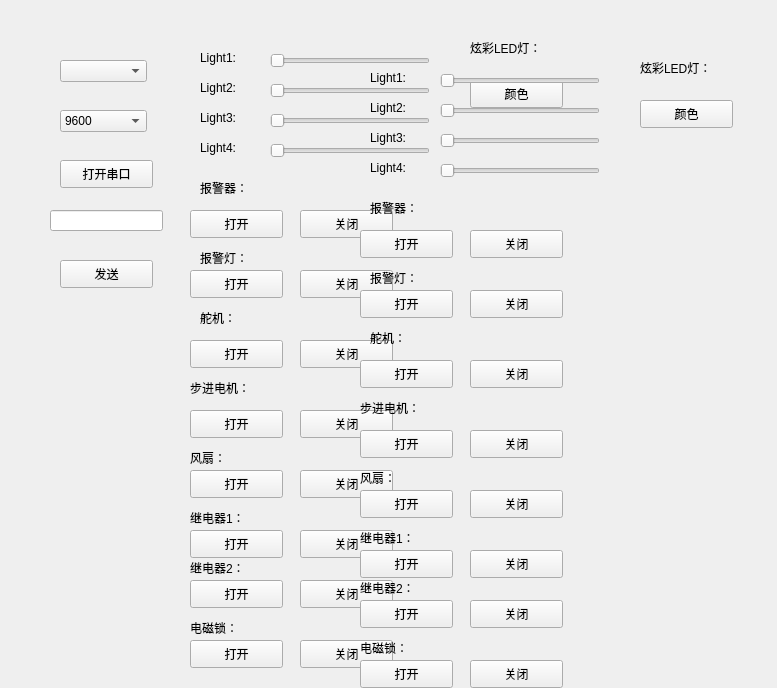
<?xml version="1.0" encoding="UTF-8"?>
<ui version="4.0">
 <class>MainPage</class>
 <widget class="QWidget" name="MainPage">
  <property name="geometry">
   <rect>
    <x>0</x>
    <y>0</y>
    <width>777</width>
    <height>688</height>
   </rect>
  </property>
  <property name="windowTitle">
   <string>MainPage</string>
  </property>
  <widget class="QLineEdit" name="leText">
   <property name="geometry">
    <rect>
     <x>50</x>
     <y>210</y>
     <width>113</width>
     <height>21</height>
    </rect>
   </property>
  </widget>
  <widget class="QPushButton" name="btnSend">
   <property name="geometry">
    <rect>
     <x>60</x>
     <y>260</y>
     <width>93</width>
     <height>28</height>
    </rect>
   </property>
   <property name="text">
    <string>发送</string>
   </property>
  </widget>
  <widget class="QPushButton" name="btnOpenSerial">
   <property name="geometry">
    <rect>
     <x>60</x>
     <y>160</y>
     <width>93</width>
     <height>28</height>
    </rect>
   </property>
   <property name="text">
    <string>打开串口</string>
   </property>
  </widget>
  <widget class="QComboBox" name="cbPortName">
   <property name="geometry">
    <rect>
     <x>60</x>
     <y>60</y>
     <width>87</width>
     <height>22</height>
    </rect>
   </property>
  </widget>
  <widget class="QComboBox" name="cbBaudRate">
   <property name="geometry">
    <rect>
     <x>60</x>
     <y>110</y>
     <width>87</width>
     <height>22</height>
    </rect>
   </property>
   <item>
    <property name="text">
     <string>9600</string>
    </property>
   </item>
   <item>
    <property name="text">
     <string>19200</string>
    </property>
   </item>
   <item>
    <property name="text">
     <string>38400</string>
    </property>
   </item>
   <item>
    <property name="text">
     <string>57600</string>
    </property>
   </item>
   <item>
    <property name="text">
     <string>115200</string>
    </property>
   </item>
  </widget>
  <widget class="QSlider" name="hsLight3">
   <property name="geometry">
    <rect>
     <x>270</x>
     <y>110</y>
     <width>160</width>
     <height>22</height>
    </rect>
   </property>
   <property name="maximum">
    <number>255</number>
   </property>
   <property name="orientation">
    <enum>Qt::Horizontal</enum>
   </property>
  </widget>
  <widget class="QLabel" name="label">
   <property name="geometry">
    <rect>
     <x>200</x>
     <y>110</y>
     <width>72</width>
     <height>15</height>
    </rect>
   </property>
   <property name="text">
    <string>Light3:</string>
   </property>
  </widget>
  <widget class="QLabel" name="label_2">
   <property name="geometry">
    <rect>
     <x>200</x>
     <y>80</y>
     <width>72</width>
     <height>15</height>
    </rect>
   </property>
   <property name="text">
    <string>Light2:</string>
   </property>
  </widget>
  <widget class="QLabel" name="label_3">
   <property name="geometry">
    <rect>
     <x>200</x>
     <y>140</y>
     <width>72</width>
     <height>15</height>
    </rect>
   </property>
   <property name="text">
    <string>Light4:</string>
   </property>
  </widget>
  <widget class="QLabel" name="label_4">
   <property name="geometry">
    <rect>
     <x>200</x>
     <y>50</y>
     <width>72</width>
     <height>15</height>
    </rect>
   </property>
   <property name="text">
    <string>Light1:</string>
   </property>
  </widget>
  <widget class="QSlider" name="hsLight4">
   <property name="geometry">
    <rect>
     <x>270</x>
     <y>140</y>
     <width>160</width>
     <height>22</height>
    </rect>
   </property>
   <property name="maximum">
    <number>255</number>
   </property>
   <property name="orientation">
    <enum>Qt::Horizontal</enum>
   </property>
  </widget>
  <widget class="QSlider" name="hsLight2">
   <property name="geometry">
    <rect>
     <x>270</x>
     <y>80</y>
     <width>160</width>
     <height>22</height>
    </rect>
   </property>
   <property name="maximum">
    <number>255</number>
   </property>
   <property name="orientation">
    <enum>Qt::Horizontal</enum>
   </property>
  </widget>
  <widget class="QSlider" name="hsLight1">
   <property name="geometry">
    <rect>
     <x>270</x>
     <y>50</y>
     <width>160</width>
     <height>22</height>
    </rect>
   </property>
   <property name="maximum">
    <number>255</number>
   </property>
   <property name="orientation">
    <enum>Qt::Horizontal</enum>
   </property>
  </widget>
  <widget class="QPushButton" name="btnAlarmOpen">
   <property name="geometry">
    <rect>
     <x>190</x>
     <y>210</y>
     <width>93</width>
     <height>28</height>
    </rect>
   </property>
   <property name="text">
    <string>打开</string>
   </property>
  </widget>
  <widget class="QPushButton" name="btnAlarmClose">
   <property name="geometry">
    <rect>
     <x>300</x>
     <y>210</y>
     <width>93</width>
     <height>28</height>
    </rect>
   </property>
   <property name="text">
    <string>关闭</string>
   </property>
  </widget>
  <widget class="QLabel" name="label_5">
   <property name="geometry">
    <rect>
     <x>200</x>
     <y>180</y>
     <width>72</width>
     <height>15</height>
    </rect>
   </property>
   <property name="text">
    <string>报警器：</string>
   </property>
  </widget>
  <widget class="QLabel" name="label_6">
   <property name="geometry">
    <rect>
     <x>200</x>
     <y>250</y>
     <width>72</width>
     <height>15</height>
    </rect>
   </property>
   <property name="text">
    <string>报警灯：</string>
   </property>
  </widget>
  <widget class="QPushButton" name="btnAlarmLedOpen">
   <property name="geometry">
    <rect>
     <x>190</x>
     <y>270</y>
     <width>93</width>
     <height>28</height>
    </rect>
   </property>
   <property name="text">
    <string>打开</string>
   </property>
  </widget>
  <widget class="QPushButton" name="btnAlarmLedClose">
   <property name="geometry">
    <rect>
     <x>300</x>
     <y>270</y>
     <width>93</width>
     <height>28</height>
    </rect>
   </property>
   <property name="text">
    <string>关闭</string>
   </property>
  </widget>
  <widget class="QLabel" name="label_7">
   <property name="geometry">
    <rect>
     <x>200</x>
     <y>310</y>
     <width>72</width>
     <height>15</height>
    </rect>
   </property>
   <property name="text">
    <string>舵机：</string>
   </property>
  </widget>
  <widget class="QPushButton" name="btnSteerengineOpen">
   <property name="geometry">
    <rect>
     <x>190</x>
     <y>340</y>
     <width>93</width>
     <height>28</height>
    </rect>
   </property>
   <property name="text">
    <string>打开</string>
   </property>
  </widget>
  <widget class="QPushButton" name="btnSteerengineClose">
   <property name="geometry">
    <rect>
     <x>300</x>
     <y>340</y>
     <width>93</width>
     <height>28</height>
    </rect>
   </property>
   <property name="text">
    <string>关闭</string>
   </property>
  </widget>
  <widget class="QLabel" name="label_8">
   <property name="geometry">
    <rect>
     <x>190</x>
     <y>380</y>
     <width>72</width>
     <height>15</height>
    </rect>
   </property>
   <property name="text">
    <string>步进电机：</string>
   </property>
  </widget>
  <widget class="QPushButton" name="btnStepmotorOpen">
   <property name="geometry">
    <rect>
     <x>190</x>
     <y>410</y>
     <width>93</width>
     <height>28</height>
    </rect>
   </property>
   <property name="text">
    <string>打开</string>
   </property>
  </widget>
  <widget class="QPushButton" name="btnStepmotorClose">
   <property name="geometry">
    <rect>
     <x>300</x>
     <y>410</y>
     <width>93</width>
     <height>28</height>
    </rect>
   </property>
   <property name="text">
    <string>关闭</string>
   </property>
  </widget>
  <widget class="QLabel" name="label_9">
   <property name="geometry">
    <rect>
     <x>190</x>
     <y>450</y>
     <width>72</width>
     <height>15</height>
    </rect>
   </property>
   <property name="text">
    <string>风扇：</string>
   </property>
  </widget>
  <widget class="QPushButton" name="btnFanOpen">
   <property name="geometry">
    <rect>
     <x>190</x>
     <y>470</y>
     <width>93</width>
     <height>28</height>
    </rect>
   </property>
   <property name="text">
    <string>打开</string>
   </property>
  </widget>
  <widget class="QPushButton" name="btnFanClose">
   <property name="geometry">
    <rect>
     <x>300</x>
     <y>470</y>
     <width>93</width>
     <height>28</height>
    </rect>
   </property>
   <property name="text">
    <string>关闭</string>
   </property>
  </widget>
  <widget class="QLabel" name="label_10">
   <property name="geometry">
    <rect>
     <x>190</x>
     <y>510</y>
     <width>72</width>
     <height>15</height>
    </rect>
   </property>
   <property name="text">
    <string>继电器1：</string>
   </property>
  </widget>
  <widget class="QLabel" name="label_11">
   <property name="geometry">
    <rect>
     <x>190</x>
     <y>560</y>
     <width>72</width>
     <height>15</height>
    </rect>
   </property>
   <property name="text">
    <string>继电器2：</string>
   </property>
  </widget>
  <widget class="QLabel" name="label_12">
   <property name="geometry">
    <rect>
     <x>190</x>
     <y>620</y>
     <width>72</width>
     <height>15</height>
    </rect>
   </property>
   <property name="text">
    <string>电磁锁：</string>
   </property>
  </widget>
  <widget class="QPushButton" name="btnRelay1Open">
   <property name="geometry">
    <rect>
     <x>190</x>
     <y>530</y>
     <width>93</width>
     <height>28</height>
    </rect>
   </property>
   <property name="text">
    <string>打开</string>
   </property>
  </widget>
  <widget class="QPushButton" name="btnRelay1Close">
   <property name="geometry">
    <rect>
     <x>300</x>
     <y>530</y>
     <width>93</width>
     <height>28</height>
    </rect>
   </property>
   <property name="text">
    <string>关闭</string>
   </property>
  </widget>
  <widget class="QPushButton" name="btnRelay2Open">
   <property name="geometry">
    <rect>
     <x>190</x>
     <y>580</y>
     <width>93</width>
     <height>28</height>
    </rect>
   </property>
   <property name="text">
    <string>打开</string>
   </property>
  </widget>
  <widget class="QPushButton" name="btnRelay2Close">
   <property name="geometry">
    <rect>
     <x>300</x>
     <y>580</y>
     <width>93</width>
     <height>28</height>
    </rect>
   </property>
   <property name="text">
    <string>关闭</string>
   </property>
  </widget>
  <widget class="QPushButton" name="btnLockOpen">
   <property name="geometry">
    <rect>
     <x>190</x>
     <y>640</y>
     <width>93</width>
     <height>28</height>
    </rect>
   </property>
   <property name="text">
    <string>打开</string>
   </property>
  </widget>
  <widget class="QPushButton" name="btnLockClose">
   <property name="geometry">
    <rect>
     <x>300</x>
     <y>640</y>
     <width>93</width>
     <height>28</height>
    </rect>
   </property>
   <property name="text">
    <string>关闭</string>
   </property>
  </widget>
  <widget class="QPushButton" name="btnColor">
   <property name="geometry">
    <rect>
     <x>470</x>
     <y>80</y>
     <width>93</width>
     <height>28</height>
    </rect>
   </property>
   <property name="text">
    <string>颜色</string>
   </property>
  </widget>
  <widget class="QLabel" name="label_13">
   <property name="geometry">
    <rect>
     <x>470</x>
     <y>40</y>
     <width>91</width>
     <height>16</height>
    </rect>
   </property>
   <property name="text">
    <string>炫彩LED灯：</string>
   </property>
  </widget>
  <widget class="QLabel" name="label_14">
   <property name="geometry">
    <rect>
     <x>370</x>
     <y>100</y>
     <width>72</width>
     <height>15</height>
    </rect>
   </property>
   <property name="text">
    <string>Light2:</string>
   </property>
  </widget>
  <widget class="QSlider" name="hsLight4_2">
   <property name="geometry">
    <rect>
     <x>440</x>
     <y>160</y>
     <width>160</width>
     <height>22</height>
    </rect>
   </property>
   <property name="maximum">
    <number>255</number>
   </property>
   <property name="orientation">
    <enum>Qt::Horizontal</enum>
   </property>
  </widget>
  <widget class="QLabel" name="label_15">
   <property name="geometry">
    <rect>
     <x>360</x>
     <y>470</y>
     <width>72</width>
     <height>15</height>
    </rect>
   </property>
   <property name="text">
    <string>风扇：</string>
   </property>
  </widget>
  <widget class="QSlider" name="hsLight1_2">
   <property name="geometry">
    <rect>
     <x>440</x>
     <y>70</y>
     <width>160</width>
     <height>22</height>
    </rect>
   </property>
   <property name="maximum">
    <number>255</number>
   </property>
   <property name="orientation">
    <enum>Qt::Horizontal</enum>
   </property>
  </widget>
  <widget class="QLabel" name="label_16">
   <property name="geometry">
    <rect>
     <x>370</x>
     <y>160</y>
     <width>72</width>
     <height>15</height>
    </rect>
   </property>
   <property name="text">
    <string>Light4:</string>
   </property>
  </widget>
  <widget class="QPushButton" name="btnAlarmClose_2">
   <property name="geometry">
    <rect>
     <x>470</x>
     <y>230</y>
     <width>93</width>
     <height>28</height>
    </rect>
   </property>
   <property name="text">
    <string>关闭</string>
   </property>
  </widget>
  <widget class="QPushButton" name="btnSteerengineOpen_2">
   <property name="geometry">
    <rect>
     <x>360</x>
     <y>360</y>
     <width>93</width>
     <height>28</height>
    </rect>
   </property>
   <property name="text">
    <string>打开</string>
   </property>
  </widget>
  <widget class="QPushButton" name="btnAlarmOpen_2">
   <property name="geometry">
    <rect>
     <x>360</x>
     <y>230</y>
     <width>93</width>
     <height>28</height>
    </rect>
   </property>
   <property name="text">
    <string>打开</string>
   </property>
  </widget>
  <widget class="QPushButton" name="btnStepmotorOpen_2">
   <property name="geometry">
    <rect>
     <x>360</x>
     <y>430</y>
     <width>93</width>
     <height>28</height>
    </rect>
   </property>
   <property name="text">
    <string>打开</string>
   </property>
  </widget>
  <widget class="QPushButton" name="btnColor_2">
   <property name="geometry">
    <rect>
     <x>640</x>
     <y>100</y>
     <width>93</width>
     <height>28</height>
    </rect>
   </property>
   <property name="text">
    <string>颜色</string>
   </property>
  </widget>
  <widget class="QSlider" name="hsLight2_2">
   <property name="geometry">
    <rect>
     <x>440</x>
     <y>100</y>
     <width>160</width>
     <height>22</height>
    </rect>
   </property>
   <property name="maximum">
    <number>255</number>
   </property>
   <property name="orientation">
    <enum>Qt::Horizontal</enum>
   </property>
  </widget>
  <widget class="QPushButton" name="btnAlarmLedClose_2">
   <property name="geometry">
    <rect>
     <x>470</x>
     <y>290</y>
     <width>93</width>
     <height>28</height>
    </rect>
   </property>
   <property name="text">
    <string>关闭</string>
   </property>
  </widget>
  <widget class="QPushButton" name="btnSteerengineClose_2">
   <property name="geometry">
    <rect>
     <x>470</x>
     <y>360</y>
     <width>93</width>
     <height>28</height>
    </rect>
   </property>
   <property name="text">
    <string>关闭</string>
   </property>
  </widget>
  <widget class="QLabel" name="label_17">
   <property name="geometry">
    <rect>
     <x>640</x>
     <y>60</y>
     <width>91</width>
     <height>16</height>
    </rect>
   </property>
   <property name="text">
    <string>炫彩LED灯：</string>
   </property>
  </widget>
  <widget class="QPushButton" name="btnLockClose_2">
   <property name="geometry">
    <rect>
     <x>470</x>
     <y>660</y>
     <width>93</width>
     <height>28</height>
    </rect>
   </property>
   <property name="text">
    <string>关闭</string>
   </property>
  </widget>
  <widget class="QSlider" name="hsLight3_2">
   <property name="geometry">
    <rect>
     <x>440</x>
     <y>130</y>
     <width>160</width>
     <height>22</height>
    </rect>
   </property>
   <property name="maximum">
    <number>255</number>
   </property>
   <property name="orientation">
    <enum>Qt::Horizontal</enum>
   </property>
  </widget>
  <widget class="QPushButton" name="btnRelay1Open_2">
   <property name="geometry">
    <rect>
     <x>360</x>
     <y>550</y>
     <width>93</width>
     <height>28</height>
    </rect>
   </property>
   <property name="text">
    <string>打开</string>
   </property>
  </widget>
  <widget class="QPushButton" name="btnFanOpen_2">
   <property name="geometry">
    <rect>
     <x>360</x>
     <y>490</y>
     <width>93</width>
     <height>28</height>
    </rect>
   </property>
   <property name="text">
    <string>打开</string>
   </property>
  </widget>
  <widget class="QLabel" name="label_18">
   <property name="geometry">
    <rect>
     <x>370</x>
     <y>270</y>
     <width>72</width>
     <height>15</height>
    </rect>
   </property>
   <property name="text">
    <string>报警灯：</string>
   </property>
  </widget>
  <widget class="QLabel" name="label_19">
   <property name="geometry">
    <rect>
     <x>370</x>
     <y>70</y>
     <width>72</width>
     <height>15</height>
    </rect>
   </property>
   <property name="text">
    <string>Light1:</string>
   </property>
  </widget>
  <widget class="QPushButton" name="btnRelay2Open_2">
   <property name="geometry">
    <rect>
     <x>360</x>
     <y>600</y>
     <width>93</width>
     <height>28</height>
    </rect>
   </property>
   <property name="text">
    <string>打开</string>
   </property>
  </widget>
  <widget class="QLabel" name="label_20">
   <property name="geometry">
    <rect>
     <x>370</x>
     <y>330</y>
     <width>72</width>
     <height>15</height>
    </rect>
   </property>
   <property name="text">
    <string>舵机：</string>
   </property>
  </widget>
  <widget class="QPushButton" name="btnFanClose_2">
   <property name="geometry">
    <rect>
     <x>470</x>
     <y>490</y>
     <width>93</width>
     <height>28</height>
    </rect>
   </property>
   <property name="text">
    <string>关闭</string>
   </property>
  </widget>
  <widget class="QLabel" name="label_21">
   <property name="geometry">
    <rect>
     <x>370</x>
     <y>130</y>
     <width>72</width>
     <height>15</height>
    </rect>
   </property>
   <property name="text">
    <string>Light3:</string>
   </property>
  </widget>
  <widget class="QLabel" name="label_22">
   <property name="geometry">
    <rect>
     <x>360</x>
     <y>640</y>
     <width>72</width>
     <height>15</height>
    </rect>
   </property>
   <property name="text">
    <string>电磁锁：</string>
   </property>
  </widget>
  <widget class="QPushButton" name="btnLockOpen_2">
   <property name="geometry">
    <rect>
     <x>360</x>
     <y>660</y>
     <width>93</width>
     <height>28</height>
    </rect>
   </property>
   <property name="text">
    <string>打开</string>
   </property>
  </widget>
  <widget class="QPushButton" name="btnAlarmLedOpen_2">
   <property name="geometry">
    <rect>
     <x>360</x>
     <y>290</y>
     <width>93</width>
     <height>28</height>
    </rect>
   </property>
   <property name="text">
    <string>打开</string>
   </property>
  </widget>
  <widget class="QPushButton" name="btnRelay2Close_2">
   <property name="geometry">
    <rect>
     <x>470</x>
     <y>600</y>
     <width>93</width>
     <height>28</height>
    </rect>
   </property>
   <property name="text">
    <string>关闭</string>
   </property>
  </widget>
  <widget class="QLabel" name="label_23">
   <property name="geometry">
    <rect>
     <x>370</x>
     <y>200</y>
     <width>72</width>
     <height>15</height>
    </rect>
   </property>
   <property name="text">
    <string>报警器：</string>
   </property>
  </widget>
  <widget class="QLabel" name="label_24">
   <property name="geometry">
    <rect>
     <x>360</x>
     <y>400</y>
     <width>72</width>
     <height>15</height>
    </rect>
   </property>
   <property name="text">
    <string>步进电机：</string>
   </property>
  </widget>
  <widget class="QLabel" name="label_25">
   <property name="geometry">
    <rect>
     <x>360</x>
     <y>580</y>
     <width>72</width>
     <height>15</height>
    </rect>
   </property>
   <property name="text">
    <string>继电器2：</string>
   </property>
  </widget>
  <widget class="QPushButton" name="btnRelay1Close_2">
   <property name="geometry">
    <rect>
     <x>470</x>
     <y>550</y>
     <width>93</width>
     <height>28</height>
    </rect>
   </property>
   <property name="text">
    <string>关闭</string>
   </property>
  </widget>
  <widget class="QLabel" name="label_26">
   <property name="geometry">
    <rect>
     <x>360</x>
     <y>530</y>
     <width>72</width>
     <height>15</height>
    </rect>
   </property>
   <property name="text">
    <string>继电器1：</string>
   </property>
  </widget>
  <widget class="QPushButton" name="btnStepmotorClose_2">
   <property name="geometry">
    <rect>
     <x>470</x>
     <y>430</y>
     <width>93</width>
     <height>28</height>
    </rect>
   </property>
   <property name="text">
    <string>关闭</string>
   </property>
  </widget>
 </widget>
 <layoutdefault spacing="6" margin="11"/>
 <resources/>
 <connections/>
</ui>
